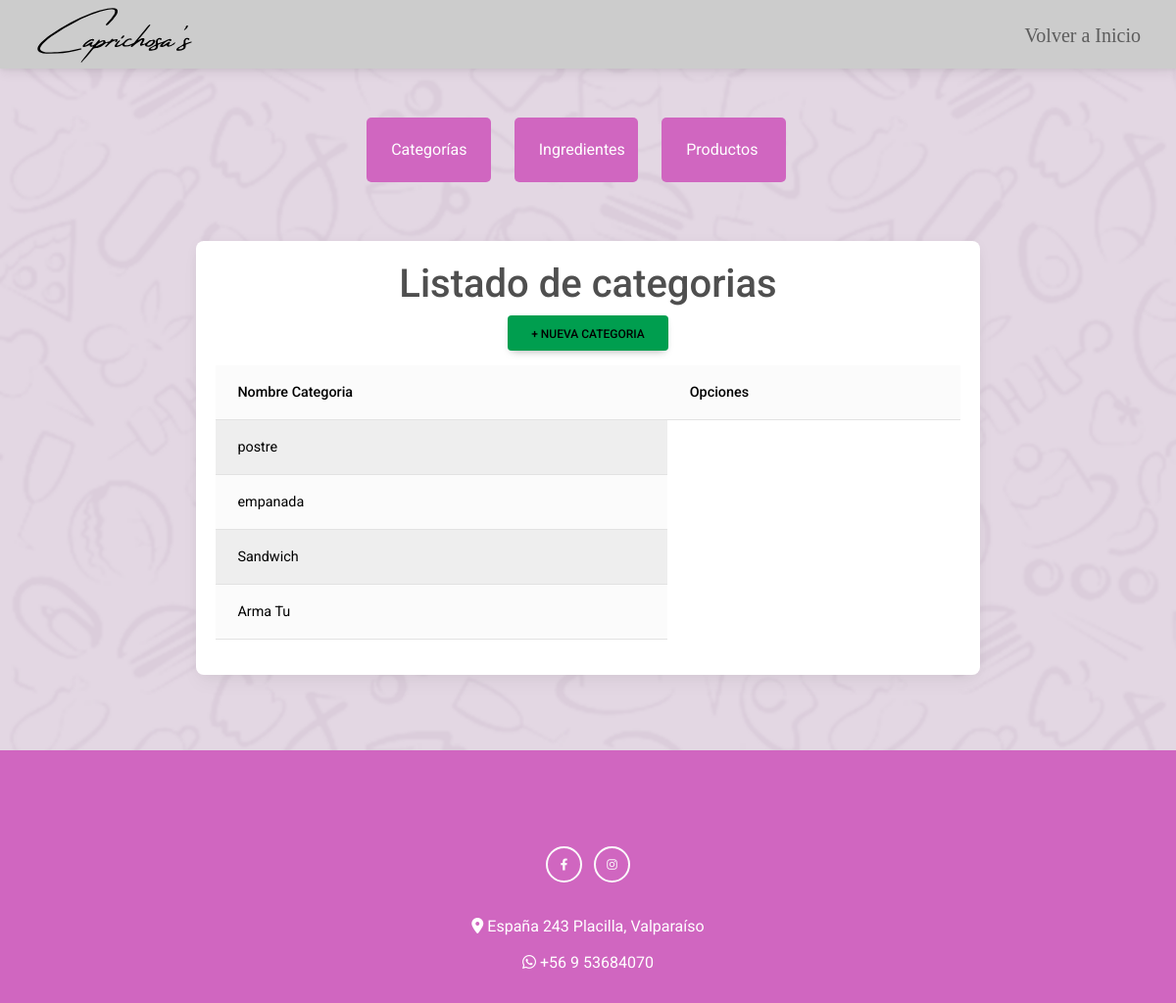
The page /crud/Listado-categorias on the database as committed earlier.
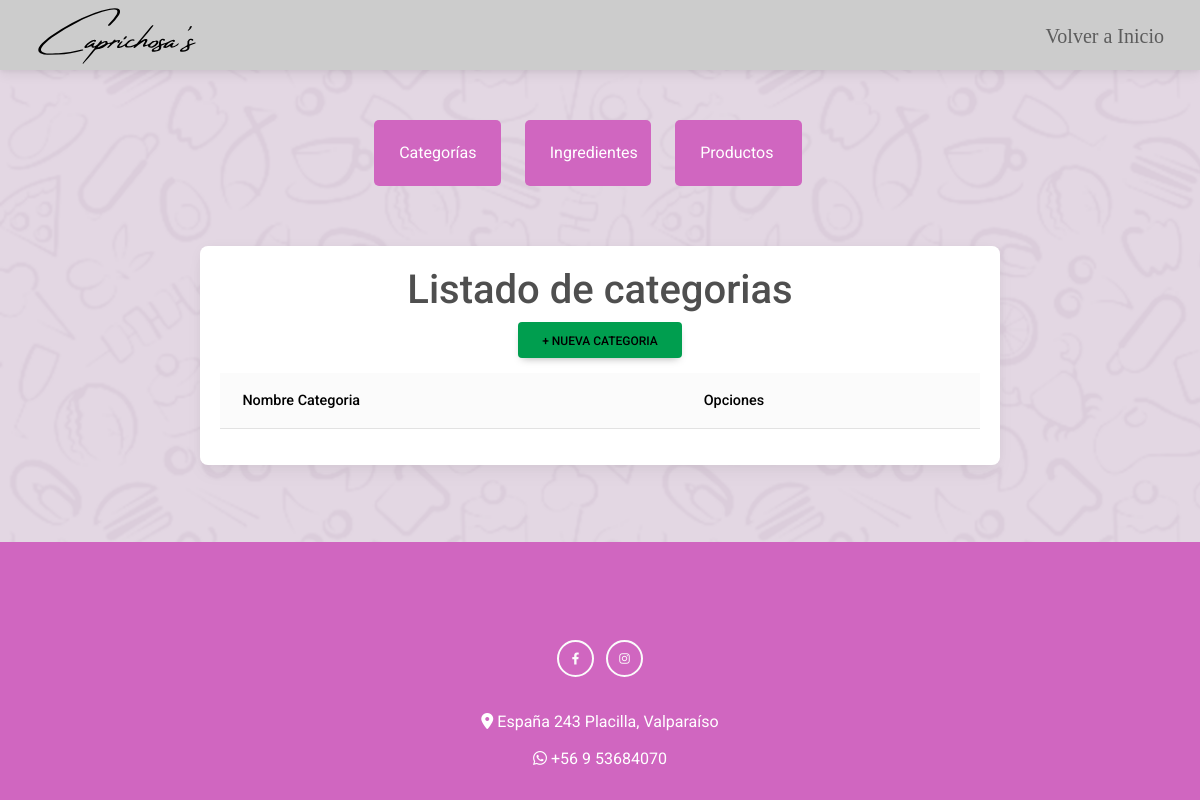
The same page on the database as committed later.
### core/models.py (models this page shows, shortened)
class CATEGORIA(models.Model):
    nombre = models.CharField(max_length=50,primary_key=True, verbose_name='nombre de la categoria')
    slug = AutoSlugField(populate_from='nombre')
    is_activo = models.BooleanField(default=True)

### core/views.py (the view)
# urls.py: path("crud/Listado-categorias",Lcategorias,name="Lcategorias"),
def Lcategorias(request):
    categoria  = CATEGORIA.objects.all()
    context = { 'categorias' : categoria}
    return render(request,'core/Crud/Listas/Lcategorias.html',context)

### core/context_processor.py (called while the page is built)
def importe_total_carro(request):
    total=0
    if 'carro' in request.session:
        for key, value in request.session["carro"].items():
            total += int(value["acumulado"])
    return {'importe_total_carro':total}

### core/templates/core/Crud/Listas/Lcategorias.html
{% extends 'core/Crud/crud.html' %}
{% load static %}
{% block content %}
  <div class="container">
    <div class="card">
      <h1>Listado de categorias</h1>
      <li style="list-style: none;">
        <a class="btn new" href="{%  url 'agreCategoria' %}">+ Nueva Categoria</a>
      </li>
      <div class="row">
          <table class="table table-light table-striped">
            <thead>
              <tr>
                <th scope="col">Nombre Categoria</th>
                <th scope="col">Opciones</th>
              </tr>
            </thead>
              <tbody>
                {% for ve in categorias %}
                <tr>
                  <td>{{ve.nombre}}</td>
                </tr>
                {% endfor %}
              </tbody>
          </table>
      </div>
    </div>
  </div>
{% endblock %}

Rows that differ between the two databases and show on the page:
removed CATEGORIA: nombre "postre"
removed CATEGORIA: nombre "empanada"
removed CATEGORIA: nombre "Sandwich"
removed CATEGORIA: nombre "Arma Tu"
